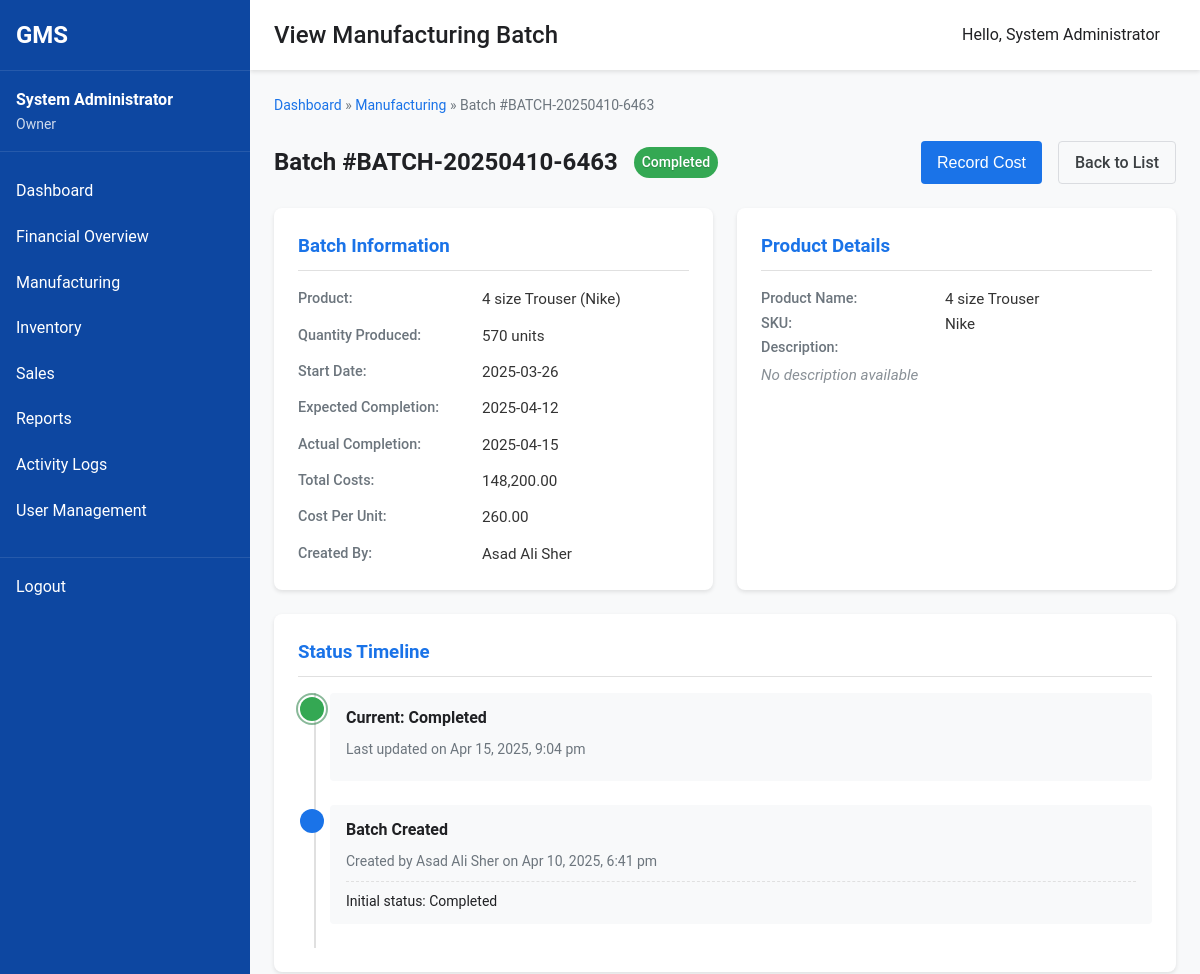
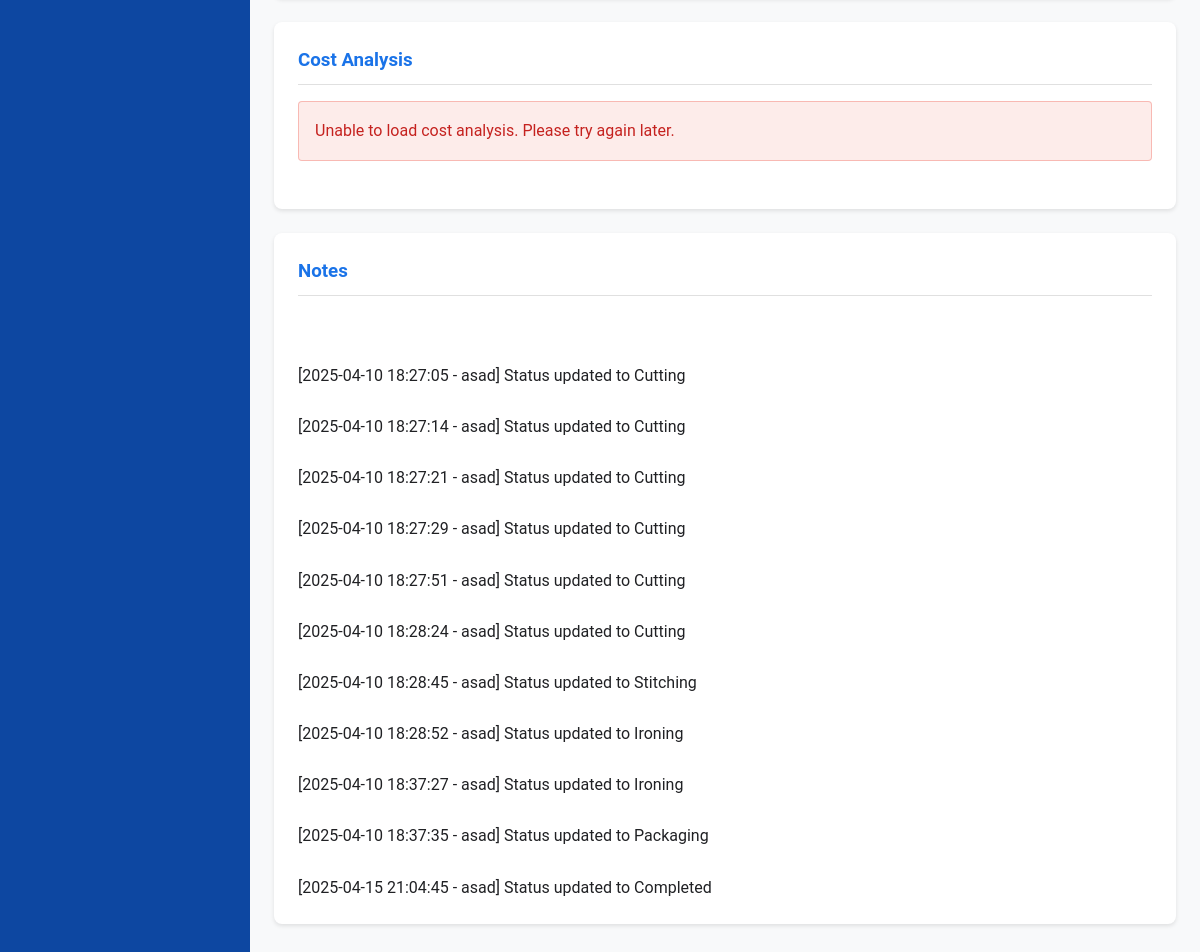
The page /owner/view-batch.php?id=22 (signed in) on the database its author committed (2 pictures, top to bottom).
### tables this page shows
CREATE TABLE `manufacturing_batches` (
  `id` int(11) NOT NULL,
  `product_id` int(11) NOT NULL,
  `batch_number` varchar(50) NOT NULL,
  `quantity_produced` int(11) DEFAULT 0,
  `status` enum('pending','cutting','stitching','ironing','packaging','completed') DEFAULT 'pending',
  `status_changed_by` int(11) DEFAULT NULL,
  `status_changed_at` timestamp NULL DEFAULT NULL,
  `status_change_notes` text DEFAULT NULL,
  `start_date` date DEFAULT NULL,
  `expected_completion_date` date DEFAULT NULL,
  `notes` text DEFAULT NULL,
  `completion_date` date DEFAULT NULL,
  `created_by` int(11) NOT NULL,
  `created_at` timestamp NULL DEFAULT current_timestamp(),
  `updated_at` timestamp NULL DEFAULT current_timestamp() ON UPDATE current_timestamp()
);

CREATE TABLE `products` (
  `id` int(11) NOT NULL,
  `name` varchar(100) NOT NULL,
  `description` text DEFAULT NULL,
  `sku` varchar(50) DEFAULT NULL,
  `category` varchar(50) DEFAULT NULL,
  `created_by` int(11) NOT NULL,
  `created_at` timestamp NULL DEFAULT current_timestamp(),
  `updated_at` timestamp NULL DEFAULT current_timestamp() ON UPDATE current_timestamp()
);

CREATE TABLE `users` (
  `id` int(11) NOT NULL,
  `username` varchar(50) NOT NULL,
  `password` varchar(255) NOT NULL,
  `full_name` varchar(100) NOT NULL,
  `email` varchar(100) NOT NULL,
  `role` enum('owner','incharge','shopkeeper') NOT NULL,
  `phone` varchar(20) DEFAULT NULL,
  `is_active` tinyint(1) DEFAULT 1,
  `created_at` timestamp NULL DEFAULT current_timestamp(),
  `updated_at` timestamp NULL DEFAULT current_timestamp() ON UPDATE current_timestamp()
);

CREATE TABLE `activity_logs` (
  `id` int(11) NOT NULL,
  `user_id` int(11) NOT NULL,
  `action_type` enum('login','logout','create','read','update','delete') NOT NULL,
  `module` varchar(50) NOT NULL,
  `description` text NOT NULL,
  `entity_id` int(11) DEFAULT NULL,
  `ip_address` varchar(45) DEFAULT NULL,
  `user_agent` text DEFAULT NULL,
  `created_at` timestamp NULL DEFAULT current_timestamp()
);

### owner/view-batch.php (the view, shortened to what this page needs)
<?php
include_once '../includes/header.php';
$database = new Database();
$db = $database->getConnection();
$batch_id = $_GET['id'];
$query = "SELECT b.*, p.name as product_name, p.sku, p.description as product_description,
          u.full_name as created_by_name
          FROM manufacturing_batches b
          JOIN products p ON b.product_id = p.id
          JOIN users u ON b.created_by = u.id
          WHERE b.id = :batch_id";
$stmt = $db->prepare($query);
$stmt->bindParam(':batch_id', $batch_id, PDO::PARAM_INT);
$stmt->execute();
$batch = $stmt->fetch(PDO::FETCH_ASSOC);
try {
    $history_query = "SELECT a.id, a.description, a.created_at as updated_at,
                     u.full_name as updated_by_name,
                     SUBSTRING_INDEX(SUBSTRING_INDEX(a.description, 'from ', -1), ' to', 1) as previous_status,
                     SUBSTRING_INDEX(a.description, 'to ', -1) as status
                     FROM activity_logs a
                     JOIN users u ON a.user_id = u.id
                     WHERE a.module = 'manufacturing'
                     AND a.action_type = 'update'
                     AND a.entity_id = :batch_id
                     AND a.description LIKE '%status from%to%'
                     ORDER BY a.created_at DESC";
    $history_stmt = $db->prepare($history_query);
    $history_stmt->bindParam(':batch_id', $batch_id, PDO::PARAM_INT);
    $history_stmt->execute();
    if ($history_stmt->rowCount() === 0) {
        $creation_query = "SELECT a.id, a.description, a.created_at as updated_at,
                          u.full_name as updated_by_name
                          FROM activity_logs a
                          JOIN users u ON a.user_id = u.id
                          WHERE a.module = 'manufacturing'
                          AND a.action_type = 'create'
                          AND a.entity_id = :batch_id
                          ORDER BY a.created_at DESC
                          LIMIT 1";
        $creation_stmt = $db->prepare($creation_query);
        $creation_stmt->bindParam(':batch_id', $batch_id, PDO::PARAM_INT);
        $creation_stmt->execute();
        if ($creation_stmt->rowCount() > 0) {
            $creation_log = $creation_stmt->fetch(PDO::FETCH_ASSOC);
            $has_creation_log = true;
        } else {
            $has_creation_log = false;
        }
    } else {
        $has_creation_log = false;
    }
} catch (PDOException $e) {
    error_log("Error fetching status history: " . $e->getMessage());
    $history_stmt = new PDOStatement();
    $has_creation_log = false;
}
$costs_query = "SELECT c.*, u.full_name as recorded_by_name
               FROM manufacturing_costs c
               JOIN users u ON c.recorded_by = u.id
               WHERE c.batch_id = :batch_id
               ORDER BY c.recorded_date DESC";
$costs_stmt = $db->prepare($costs_query);
$costs_stmt->bindParam(':batch_id', $batch_id, PDO::PARAM_INT);
$costs_stmt->execute();
$total_costs = 0;
while($cost = $costs_stmt->fetch(PDO::FETCH_ASSOC)) {
    $total_costs += $cost['amount'];
}
?>
<div class="breadcrumb">
    <a href="dashboard.php">Dashboard</a> &raquo;
    <a href="manufacturing.php">Manufacturing</a> &raquo;
    Batch #<?php echo htmlspecialchars($batch['batch_number']); ?>
</div>
<div class="batch-container">
    <div class="batch-header">
        <div class="batch-title">
            <h2>Batch #<?php echo htmlspecialchars($batch['batch_number']); ?></h2>
            <span class="status-badge status-<?php echo $batch['status']; ?>"><?php echo ucfirst($batch['status']); ?></span>
        </div>
        <div class="batch-actions">
            <button id="addCostBtn" class="button">Record Cost</button>
            <a href="manufacturing.php" class="button secondary">Back to List</a>
        </div>
    </div>
    <div class="batch-details-grid">
        <div class="batch-details-card">
            <h3>Batch Information</h3>
            <div class="details-list">
                <div class="detail-item">
                    <span class="detail-label">Product:</span>
                    <span class="detail-value"><?php echo htmlspecialchars($batch['product_name']); ?> (<?php echo htmlspecialchars($batch['sku']); ?>)</span>
                </div>
                <div class="detail-item">
                    <span class="detail-label">Quantity Produced:</span>
                    <span class="detail-value"><?php echo number_format($batch['quantity_produced']); ?> units</span>
                </div>
                <div class="detail-item">
                    <span class="detail-label">Start Date:</span>
                    <span class="detail-value"><?php echo htmlspecialchars($batch['start_date']); ?></span>
                </div>
                <div class="detail-item">
                    <span class="detail-label">Expected Completion:</span>
                    <span class="detail-value"><?php echo htmlspecialchars($batch['expected_completion_date']); ?></span>
                </div>
                <div class="detail-item">
                    <span class="detail-label">Actual Completion:</span>
                    <span class="detail-value">
                        <?php echo $batch['completion_date'] ? htmlspecialchars($batch['completion_date']) : 'Not completed yet'; ?>
                    </span>
                </div>
                <div class="detail-item">
                    <span class="detail-label">Total Costs:</span>
                    <span class="detail-value"><?php echo number_format($total_costs, 2); ?></span>
                </div>
                <div class="detail-item">
                    <span class="detail-label">Cost Per Unit:</span>
                    <span class="detail-value">
                        <?php echo $batch['quantity_produced'] > 0 ? number_format($total_costs / $batch['quantity_produced'], 2) : 'N/A'; ?>
                    </span>
                </div>
                <div class="detail-item">
                    <span class="detail-label">Created By:</span>
                    <span class="detail-value"><?php echo htmlspecialchars($batch['created_by_name']); ?></span>
                </div>
            </div>
        </div>
        <div class="batch-details-card">
            <h3>Product Details</h3>
            <div class="product-details">
                <div class="detail-item">
                    <span class="detail-label">Product Name:</span>
                    <span class="detail-value"><?php echo htmlspecialchars($batch['product_name']); ?></span>
                </div>
                <div class="detail-item">
                    <span class="detail-label">SKU:</span>
                    <span class="detail-value"><?php echo htmlspecialchars($batch['sku']); ?></span>
                </div>
                <div class="detail-item full-width">
                    <span class="detail-label">Description:</span>
                    <span class="detail-value">
                        <?php if (!empty($batch['product_description'])): ?>
                            <?php echo nl2br(htmlspecialchars($batch['product_description'])); ?>
                        <?php else: ?>
                            <span class="empty-value">No description available</span>
                        <?php endif; ?>
                    </span>
                </div>
            </div>
        </div>
 <div class="batch-details-card full-width">
    <h3>Status Timeline</h3>
    <div class="status-timeline">
        <?php if($history_stmt->rowCount() > 0 || (isset($has_creation_log) && $has_creation_log)): ?>
        <ul class="timeline">
            <li class="timeline-item current">
                <div class="timeline-marker status-<?php echo $batch['status']; ?>"></div>
                <div class="timeline-content">
                    <h4 class="timeline-title">Current: <?php echo ucfirst($batch['status']); ?></h4>
                    <p class="timeline-info">
                        <?php if($batch['updated_at'] !== $batch['created_at']): ?>
                            Last updated on <?php echo date('M j, Y, g:i a', strtotime($batch['updated_at'])); ?>
                        <?php else: ?>
                            Set when batch was created
                        <?php endif; ?>
                    </p>
                </div>
            </li>
            <?php if(isset($has_creation_log) && $has_creation_log): ?>
            <li class="timeline-item">
                <div class="timeline-marker status-created"></div>
                <div class="timeline-content">
                    <h4 class="timeline-title">Batch Created</h4>
                    <p class="timeline-info">
                        Created by <?php echo htmlspecialchars($creation_log['updated_by_name']); ?>
                        on <?php echo date('M j, Y, g:i a', strtotime($creation_log['updated_at'])); ?>
                    </p>
                    <p class="timeline-notes">Initial status: <?php echo ucfirst($batch['status']); ?></p>
                </div>
            </li>
            <?php endif; ?>
        </ul>
        <?php endif; ?>
    </div>
</div>
        <div class="batch-details-card full-width">
    <h3>Cost Analysis</h3>
    <div id="batch-costing-container">
    </div>
</div>
        <div class="batch-details-card full-width">
            <h3>Notes</h3>
            <div class="batch-notes">
                <?php if(!empty($batch['notes'])): ?>
                <p><?php echo nl2br(htmlspecialchars($batch['notes'])); ?></p>
                <?php else: ?>
                <p class="no-data">No notes available for this batch.</p>
                <?php endif; ?>
            </div>
        </div>
    </div>
</div>
<?php include_once '../includes/footer.php'; ?>

### assets/css/style.css (style rules this page uses)
:root { --primary: #1a73e8; --primary-dark: #0d47a1; --secondary: #5f6368; --accent: #fbbc04; --success: #34a853; --warning: #fbbc04; --error: #ea4335; --background: #ffffff; --surface: #f8f9fa; --border: #dadce0; --text-primary: #202124; --text-secondary: #5f6368; --font-family: 'Roboto', 'Segoe UI', Arial, sans-serif; --font-size-sm: 0.875rem; --font-size-md: 1rem; --font-size-lg: 1.25rem; --font-size-xl: 1.5rem; --spacing-xs: 0.25rem; --spacing-sm: 0.5rem; --spacing-md: 1rem; --spacing-lg: 1.5rem; --spacing-xl: 2rem; --border-radius-sm: 0.25rem; --border-radius-md: 0.5rem; --border-radius-lg: 1rem; --shadow-sm: 0 1px 3px rgba(0,0,0,0.12), 0 1px 2px rgba(0,0,0,0.24); --shadow-md: 0 3px 6px rgba(0,0,0,0.16), 0 3px 6px rgba(0,0,0,0.23); --shadow-lg: 0 10px 20px rgba(0,0,0,0.19), 0 6px 6px rgba(0,0,0,0.23); }
* { margin: 0; padding: 0; box-sizing: border-box; }
body { font-family: var(--font-family); font-size: var(--font-size-md); color: var(--text-primary); background-color: var(--surface); line-height: 1.6; }
a { color: var(--primary); text-decoration: none; }
button, .button { display: inline-block; background-color: var(--primary); color: white; border: none; padding: var(--spacing-sm) var(--spacing-lg); border-radius: var(--border-radius-sm); cursor: pointer; font-size: var(--font-size-md); font-weight: 500; transition: background-color 0.3s ease; }

### assets/css/dashboard.css (style rules this page uses)
.status-badge { display: inline-block; padding: 2px 8px; border-radius: 12px; font-size: var(--font-size-sm); font-weight: 500; }
.status-completed { background-color: rgba(52, 168, 83, 0.1); color: #137333; }
.detail-label { width: 45%; font-weight: 500; color: rgba(60, 60, 60, 0.75); font-size: 0.9rem; }
.detail-value { width: 55%; font-size: 0.95rem; color: #333; font-weight: 400; }
.status-badge { display: inline-block; padding: 0.25rem 0.5rem; border-radius: 1rem; font-size: var(--font-size-sm, 0.875rem); font-weight: 500; color: white; text-shadow: 0 1px 1px rgba(0, 0, 0, 0.2); }
.status-badge.status-completed { background-color: #34a853; }

### rows shown on the page
manufacturing_batches: batch_number "BATCH-20250410-6463", status "Completed", product.name "4 size Trouser", product.sku "Nike", quantity_produced "570", start_date "2025-03-26", expected_completion_date "2025-04-12", completion_date "2025-04-15", $total_costs/$batch['quantity_produced'] "260.00", created_by.full_name "Asad Ali Sher", updated_at "Apr 15, 2025, 9:04 pm", notes "[2025-04-10 18:27:05 - asad] Status updated to Cutting [2025-04-10 18:27:14 - asad] Status updated to Cutting [2025-04-10 18:27:21 - asad] Status updated to Cutting [2025-04-10 18:27:29 - asad] Status updated to Cutting [2025-04-10 18:27:51 - asad] Status updated to Cutting [2025-04-10 18:28:24 - asad] Status updated to Cutting [2025-04-10 18:28:45 - asad] Status updated to Stitching [2025-04-10 18:28:52 - asad] Status updated to Ironing [2025-04-10 18:37:27 - asad] Status updated to Ironing [2025-04-10 18:37:35 - asad] Status updated to Packaging [2025-04-15 21:04:45 - asad] Status updated to Completed"
activity_logs: user.full_name "Asad Ali Sher", created_at "Apr 10, 2025, 6:41 pm"

### other values the page prints
$_SESSION['full_name'] "System Administrator"
$_SESSION['role'] "Owner"
$page_title "View Manufacturing Batch"
$total_costs "148,200.00"
